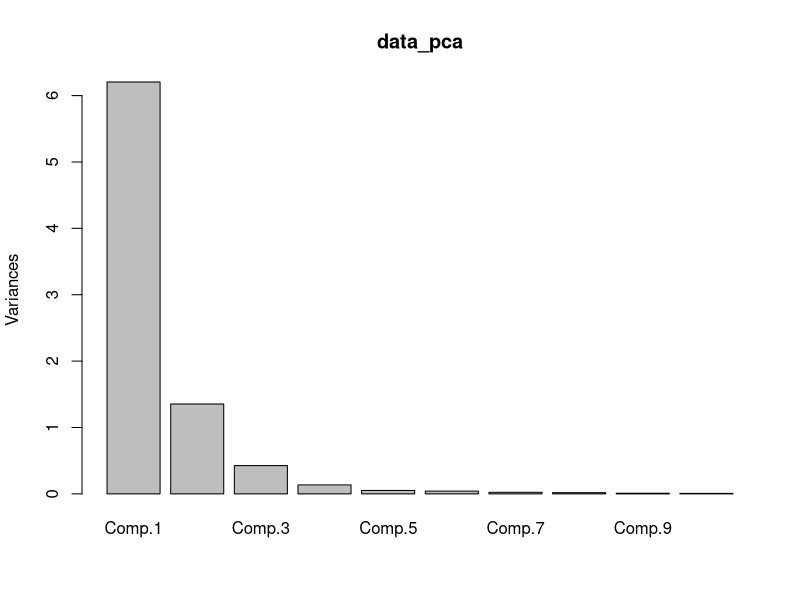
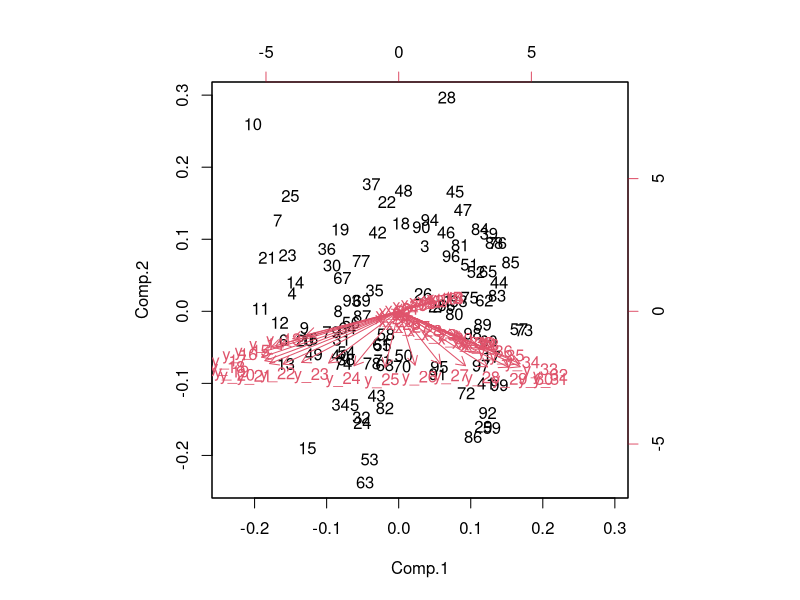
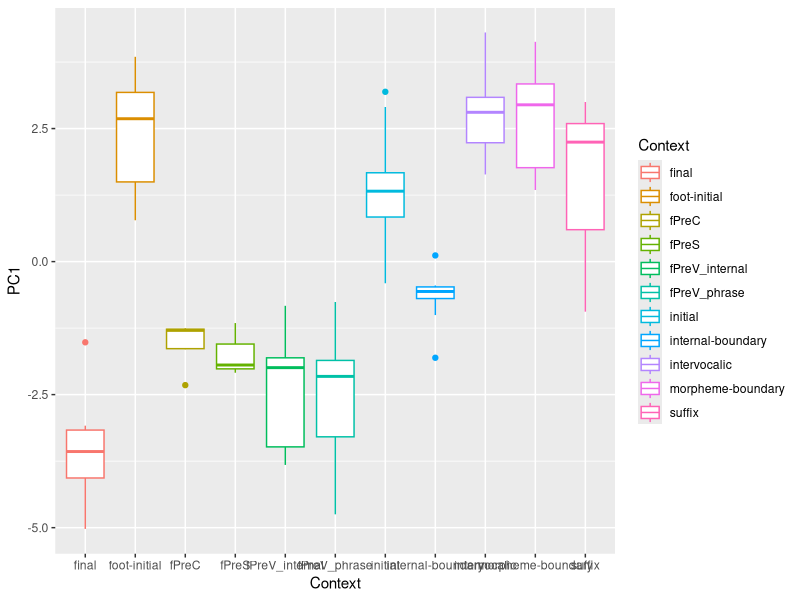

Recreate these plots in R, in order.
## LOAD PACKAGES ####
library(tidyverse)

## LOAD DATA ####
data = read.delim("data.txt", na.strings = "*", strip.white = T) 



#first we need select the columns which contain only the coordinates you want to collapse
summary(data) 
# fans 39-42, 1-12 in the example have NAs so we can do PCA on them.  You can remove them manually or in dplyr like this:
data_pca_input = data %>%
  select_if(~ !any(is.na(.))) %>%
  select(-c(1:6)) # here I remove the first 6 columns with extra info in like context, speaker.  If you have more than 6 of these columns of info, adjust the number accordingly.  We just want fan points for the PCA.

data_pca = princomp(as.matrix(data_pca_input)) # running the PCA


summary(data_pca) #have a look at what the components are made of

plot(data_pca) #plot showing you how much of the variance is explained by the individual components
# Baayen (2008) PCs which account for less than 5% variance or have a clear discontinuity are probably not significant.  I write more on this here: 

biplot(data_pca) #biplot showing PC1 against PC2

# Following Baayen's recommendation, probably PC1 is the most important here at 74.7% (see Proportion of Variance of Comp.1 in the summary(data_pca output).  There is then a big drop to just 16.3% for PC2, and then 5.1% of PC3.  I'll keep PCs 1-3 for now and add them into my dataset.  The actual scores for the splines are stored in data_pca$scores

data_pca$scores # have a look

#create new dataset with the first three components (or however many you want) added to the original data frame

data_clean = data %>%
  mutate(PC1 = data_pca$scores[,1], # add first column of scores etc.
         PC2 = data_pca$scores[,2],
         PC3 = data_pca$scores[,3])

# you can now use these scores in boxplots etc. e.g. we can plot PCA against context for our speaker
ggplot(data_clean, aes(Context, PC1, colour = Context)) + geom_boxplot()

# See my ICPhS paper(Turton 2015) for more info:
# https://www.internationalphoneticassociation.org/icphs-proceedings/ICPhS2015/Papers/ICPHS0810.pdf